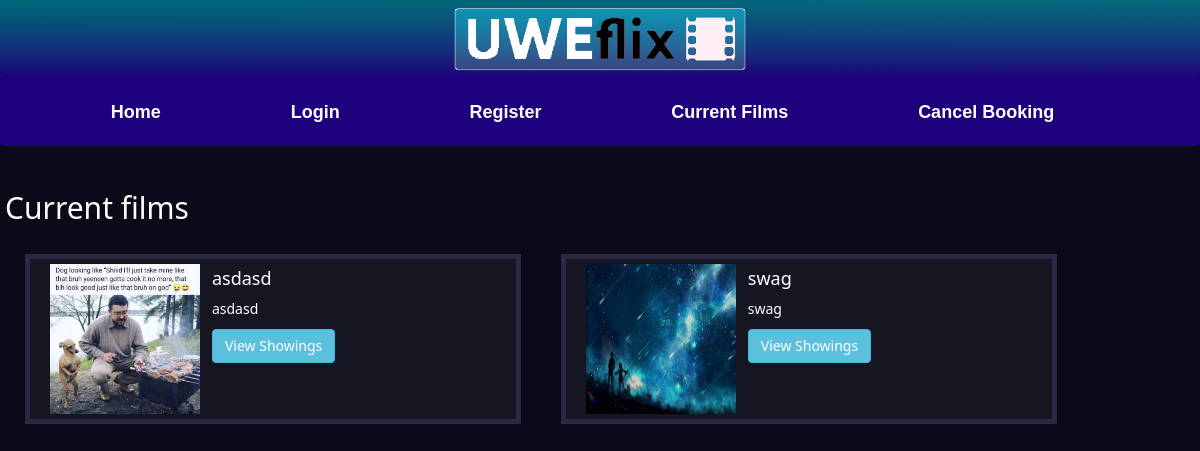
/films/, run on the app's committed database.
### loginSystem/models.py (models this page shows, shortened)
class Film(models.Model):
    film_id = models.UUIDField(default=uuid.uuid4(), unique=True, blank=False, primary_key=True)
    title = models.CharField(max_length=100, blank=False)
    description = models.CharField(max_length=1000, blank=False)
    age_rating = models.CharField(max_length=5, blank=False)
    duration = models.CharField(max_length=10, blank=False)
    image = models.ImageField(upload_to='images/', blank=True, null=True)
    films = models.Manager()
    class Meta:
        ordering = ['title']

### loginSystem/views.py (the view)
# urls.py: path("films/", views.FilmList.as_view(), name="films"),
class FilmList(ListView):
    model = Film
    def get_context_data(self, **kwargs):
        context = super(FilmList, self).get_context_data(**kwargs)
        return context

### loginSystem/templatetags/user_groups.py (called while the page is built)
@register.filter(name='has_group')
def has_group(user, group_name):
    return user.groups.filter(name=group_name).exists()

### loginSystem/templates/loginSystem/film_list.html (shortened to what this page needs)
{% extends "loginSystem/layout.html" %}
{% load user_groups %}
{% block content %}
<body style="background-color: #0A0A18; color: white">
    <h2>Current films</h2>
    <link rel="stylesheet" href='https://cdnjs.cloudflare.com/ajax/libs/twitter-bootstrap/3.0.3/css/bootstrap.min.css'
    media="screen" />
    {% if film_list %}
    {% for film in film_list %}
    {% if film.image %}
    <div class="col-sm-5 col-md-5 col-sm-5" style="border: 5px solid #292944; margin: 20px; background-color: #161623">
        <div>
            <div class="col-sm-4 col-md-4 col-xs-8" style="padding: 5px">
                <img alt="" src="{{ film.image.url }}" style="height: 150px;
                width: 150px" />
            </div>
            <div class="col-sm-8 col-md-8 col-xs-16">
                <h4>
                    {{ film.title }}
                </h4>
                <p>
                    {{ film.description }}
                </p>
            </div>
        </div>
        <div class="col-sm-8 col-md-8 col-xs-16">
            <form action="/filmShowings/" method="POST">
                <input class="btn btn-default btn-info" type="submit" value="View Showings"/>
            </form>
        </div>
        {% endif %}
    </div>
    {% endfor %}
    {% else %}
        <p>Films currently unavailable.</p>
    {% endif %}
</body>
{% endblock %}

### loginSystem/static/loginSystem/css/site.css (style rules this page uses)
body { background-color: #0A0A18 }

### data on the page
Film: image (picture), title "asdasd", description "asdasd"
Film: image (picture), title "swag", description "swag"
